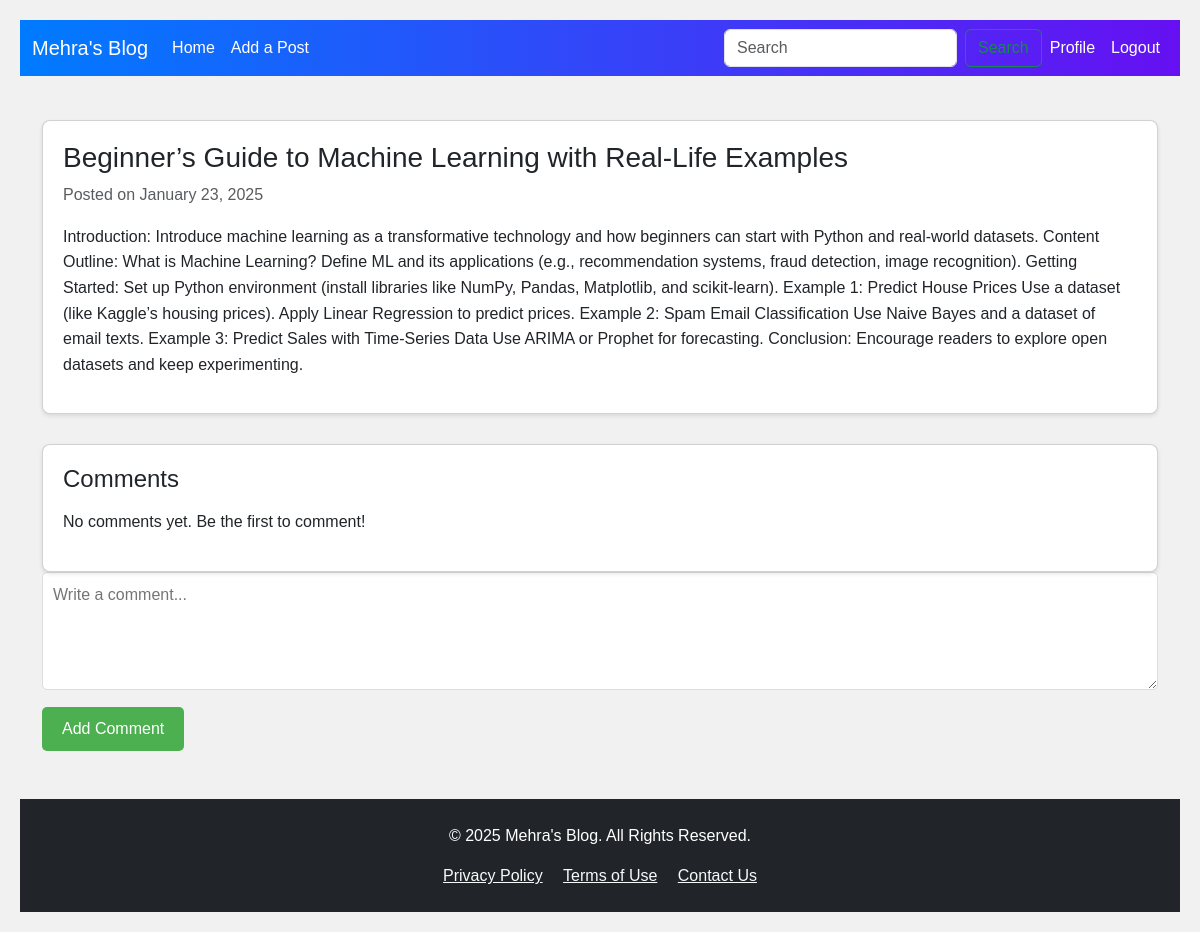
The app's page /full-post/4 (signed in) with its own data.
### blog_app/models.py (models this page shows, shortened)
class Posts(models.Model):
    user = models.ForeignKey(User,on_delete=models.CASCADE,null=True)
    title = models.CharField(max_length=100)
    content = models.CharField(max_length=100000)
    created_at = models.DateField(auto_now=True)

### blog_app/views.py (the view)
# urls.py: path('full-post/<str:pk>',views.posts_full,name='full-post'),
@login_required(login_url="/login/")
def posts_full(request,pk):
    post = Posts.objects.get(id=pk)
    comments = post.comments.all().order_by('-created_at')
    if request.method == 'POST':
        comment = Message.objects.create(user=request.user,
                                        post=post,
                                        body=request.POST.get('content'))
        messages.success(request,"Comment is added Successfully !!!!")
        return redirect('full-post',pk=post.id)
    context={'posts':post,'comments':comments}
    return render(request,'posts.html',context)

### templates/posts.html (shortened to what this page needs)
{% extends 'base.html' %}
{% block content %}
<div class="row">
  <div class="leftcolumn">
    <div class="card">
      <h1>{{ posts.title }}</h1>
      <h6 class="text-muted">Posted on {{ posts.created_at|date:"F j, Y" }}</h6>
      <p>{{ posts.content }}</p>
    </div>
    <div class="card comments-section">
      <h2>Comments</h2>
      {% for comment in comments %}
      <div class="comment">
        {% if request.user == comment.user %}
        <form method="POST" action="{% url 'delete-comment' comment.id %}" class="delete-form">
          {% csrf_token %}
          <button type="submit" class="btn btn-danger">Delete</button>
        </form>
        {% endif %}
        <small>@{{comment.user}} ~ {{comment.created_at|timesince}} ago</small>
        {% comment %} <h5>{{ comment.body }}</h5> {% endcomment %}
        <p>{{ comment.body }}</p>
      </div>
      {% empty %}
      <p>No comments yet. Be the first to comment!</p>
      {% endfor %}
    </div>
    {% if request.user.is_authenticated %}
    <div class="comment-form">
      <form method="POST" class="comment-form">
        <textarea name="content" rows="4" placeholder="Write a comment..." required></textarea>
        <button type="submit">Add Comment</button>
      </form>
    </div>
    {% endif %}
  </div>
</div>
{% endblock content %}

### static/styles/base.css (style rules this page uses)
body { background-color: aquamarine; }

### templates/base.html (style rules this page uses)
body { font-family: 'Roboto', sans-serif; }

### templates/posts.html (style rules this page uses)
* { box-sizing: border-box; }
body { font-family: Arial, sans-serif; padding: 20px; background: #f1f1f1; }
.leftcolumn { float: left; width: 100%; }
.card { background-color: white; padding: 20px; margin-top: 20px; border-radius: 8px; box-shadow: 0 2px 4px rgba(0, 0, 0, 0.1); }
.row:after { content: ""; display: table; clear: both; }
h1 { font-size: 28px; margin-bottom: 10px; }
h6.text-muted { color: gray; margin-bottom: 20px; }
p { line-height: 1.6; }
.comments-section { margin-top: 30px; }
.comments-section h2 { font-size: 24px; margin-bottom: 15px; }
.comment-form textarea { width: 100%; padding: 10px; margin-bottom: 10px; border: 1px solid #ddd; border-radius: 5px; }
.comment-form button { background-color: #4CAF50; color: white; border: none; padding: 10px 20px; border-radius: 5px; cursor: pointer; }

### records on screen
Posts: title "Beginner’s Guide to Machine Learning with Real-Life Examples", created_at "January 23, 2025", content "Introduction: Introduce machine learning as a transformative technology and how beginners can start with Python and real-world datasets. Content Outline: What is Machine Learning? Define ML and its applications (e.g., recommendation systems, fraud detection, image recognition). Getting Started: Set up Python environment (install libraries like NumPy, Pandas, Matplotlib, and scikit-learn). Example 1: Predict House Prices Use a dataset (like Kaggle’s housing prices). Apply Linear Regression to predict prices. Example 2: Spam Email Classification Use Naive Bayes and a dataset of email texts. Example 3: Predict Sales with Time-Series Data Use ARIMA or Prophet for forecasting. Conclusion:…"
